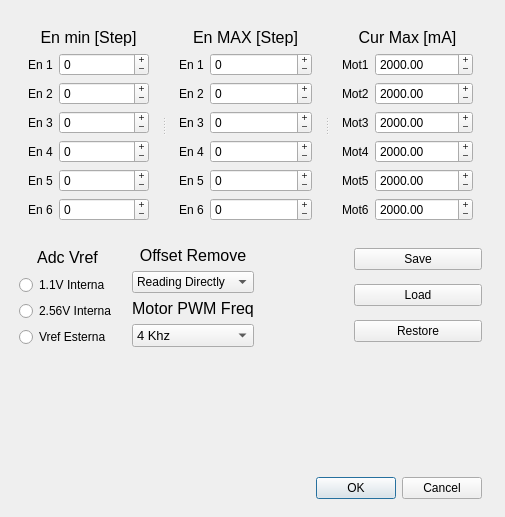
<?xml version="1.0" encoding="UTF-8"?>
<ui version="4.0">
 <author>Emanuele Alfano</author>
 <class>SettingBoardWindow</class>
 <widget class="QDialog" name="SettingBoardWindow">
     <property name="geometry">
         <rect>
             <x>0</x>
             <y>0</y>
             <width>505</width>
             <height>517</height>
         </rect>
     </property>
     <property name="sizePolicy">
         <sizepolicy hsizetype="Preferred" vsizetype="Preferred">
             <horstretch>0</horstretch>
             <verstretch>0</verstretch>
         </sizepolicy>
     </property>
     <property name="windowTitle">
         <string>SettingBoard</string>
     </property>
     <property name="sizeGripEnabled">
         <bool>false</bool>
     </property>
     <property name="modal">
         <bool>false</bool>
     </property>
     <widget class="QWidget" name="layoutWidget">
   <property name="geometry">
    <rect>
     <x>10</x>
     <y>10</y>
     <width>481</width>
        <height>498</height>
    </rect>
   </property>
   <layout class="QVBoxLayout" name="verticalLayout">
    <property name="spacing">
     <number>16</number>
    </property>
    <item>
     <widget class="QSplitter" name="EnSelect">
      <property name="orientation">
       <enum>Qt::Horizontal</enum>
      </property>
      <property name="handleWidth">
       <number>12</number>
      </property>
      <widget class="QWidget" name="layoutWidget">
       <layout class="QVBoxLayout" name="EnMin">
        <item>
         <widget class="QLabel" name="valMinScr_2">
          <property name="font">
           <font>
            <pointsize>12</pointsize>
            <strikeout>false</strikeout>
            <kerning>true</kerning>
           </font>
          </property>
          <property name="text">
           <string>En min [Step]</string>
          </property>
          <property name="alignment">
           <set>Qt::AlignCenter</set>
          </property>
         </widget>
        </item>
        <item>
         <layout class="QFormLayout" name="formLayout_2">
          <property name="fieldGrowthPolicy">
           <enum>QFormLayout::AllNonFixedFieldsGrow</enum>
          </property>
          <property name="labelAlignment">
           <set>Qt::AlignCenter</set>
          </property>
          <property name="formAlignment">
           <set>Qt::AlignLeading|Qt::AlignLeft|Qt::AlignTop</set>
          </property>
          <item row="0" column="0">
           <widget class="QLabel" name="en1Label_2">
            <property name="text">
             <string>En 1</string>
            </property>
            <property name="buddy">
             <cstring>en1Min</cstring>
            </property>
           </widget>
          </item>
          <item row="0" column="1">
           <widget class="QSpinBox" name="en1Min">
            <property name="buttonSymbols">
             <enum>QAbstractSpinBox::PlusMinus</enum>
            </property>
            <property name="minimum">
             <number>-99999</number>
            </property>
            <property name="maximum">
             <number>99999</number>
            </property>
           </widget>
          </item>
          <item row="1" column="0">
           <widget class="QLabel" name="en2Label_2">
            <property name="text">
             <string>En 2</string>
            </property>
            <property name="buddy">
             <cstring>en2Min</cstring>
            </property>
           </widget>
          </item>
          <item row="1" column="1">
           <widget class="QSpinBox" name="en2Min">
            <property name="buttonSymbols">
             <enum>QAbstractSpinBox::PlusMinus</enum>
            </property>
            <property name="minimum">
             <number>-99999</number>
            </property>
            <property name="maximum">
             <number>99999</number>
            </property>
           </widget>
          </item>
          <item row="2" column="0">
           <widget class="QLabel" name="en3Label_2">
            <property name="text">
             <string>En 3</string>
            </property>
            <property name="buddy">
             <cstring>en3Min</cstring>
            </property>
           </widget>
          </item>
          <item row="2" column="1">
           <widget class="QSpinBox" name="en3Min">
            <property name="buttonSymbols">
             <enum>QAbstractSpinBox::PlusMinus</enum>
            </property>
            <property name="minimum">
             <number>-99999</number>
            </property>
            <property name="maximum">
             <number>99999</number>
            </property>
           </widget>
          </item>
          <item row="3" column="0">
           <widget class="QLabel" name="en4Label_2">
            <property name="text">
             <string>En 4</string>
            </property>
            <property name="buddy">
             <cstring>en4Min</cstring>
            </property>
           </widget>
          </item>
          <item row="3" column="1">
           <widget class="QSpinBox" name="en4Min">
            <property name="buttonSymbols">
             <enum>QAbstractSpinBox::PlusMinus</enum>
            </property>
            <property name="minimum">
             <number>-99999</number>
            </property>
            <property name="maximum">
             <number>99999</number>
            </property>
           </widget>
          </item>
          <item row="4" column="0">
           <widget class="QLabel" name="en5Label_2">
            <property name="text">
             <string>En 5</string>
            </property>
            <property name="buddy">
             <cstring>en5Min</cstring>
            </property>
           </widget>
          </item>
          <item row="4" column="1">
           <widget class="QSpinBox" name="en5Min">
            <property name="buttonSymbols">
             <enum>QAbstractSpinBox::PlusMinus</enum>
            </property>
            <property name="minimum">
             <number>-99999</number>
            </property>
            <property name="maximum">
             <number>99999</number>
            </property>
           </widget>
          </item>
          <item row="5" column="0">
           <widget class="QLabel" name="en6Label_2">
            <property name="text">
             <string>En 6</string>
            </property>
            <property name="buddy">
             <cstring>en6Min</cstring>
            </property>
           </widget>
          </item>
          <item row="5" column="1">
           <widget class="QSpinBox" name="en6Min">
            <property name="buttonSymbols">
             <enum>QAbstractSpinBox::PlusMinus</enum>
            </property>
            <property name="minimum">
             <number>-99999</number>
            </property>
            <property name="maximum">
             <number>99999</number>
            </property>
           </widget>
          </item>
         </layout>
        </item>
       </layout>
      </widget>
      <widget class="QWidget" name="layoutWidget">
       <layout class="QVBoxLayout" name="EnMax">
        <item>
         <widget class="QLabel" name="valMinScr">
          <property name="font">
           <font>
            <pointsize>12</pointsize>
            <strikeout>false</strikeout>
            <kerning>true</kerning>
           </font>
          </property>
          <property name="text">
           <string>En MAX [Step]</string>
          </property>
          <property name="textFormat">
           <enum>Qt::AutoText</enum>
          </property>
          <property name="alignment">
           <set>Qt::AlignCenter</set>
          </property>
         </widget>
        </item>
        <item>
         <layout class="QFormLayout" name="formLayout">
          <property name="fieldGrowthPolicy">
           <enum>QFormLayout::AllNonFixedFieldsGrow</enum>
          </property>
          <property name="labelAlignment">
           <set>Qt::AlignCenter</set>
          </property>
          <property name="formAlignment">
           <set>Qt::AlignLeading|Qt::AlignLeft|Qt::AlignTop</set>
          </property>
          <item row="0" column="0">
           <widget class="QLabel" name="en1Label">
            <property name="text">
             <string>En 1</string>
            </property>
            <property name="buddy">
             <cstring>en1Max</cstring>
            </property>
           </widget>
          </item>
          <item row="1" column="0">
           <widget class="QLabel" name="en2Label">
            <property name="text">
             <string>En 2</string>
            </property>
            <property name="buddy">
             <cstring>en2Max</cstring>
            </property>
           </widget>
          </item>
          <item row="1" column="1">
           <widget class="QSpinBox" name="en2Max">
            <property name="buttonSymbols">
             <enum>QAbstractSpinBox::PlusMinus</enum>
            </property>
            <property name="minimum">
             <number>-99999</number>
            </property>
            <property name="maximum">
             <number>99999</number>
            </property>
           </widget>
          </item>
          <item row="2" column="0">
           <widget class="QLabel" name="en3Label">
            <property name="text">
             <string>En 3</string>
            </property>
            <property name="buddy">
             <cstring>en3Max</cstring>
            </property>
           </widget>
          </item>
          <item row="2" column="1">
           <widget class="QSpinBox" name="en3Max">
            <property name="buttonSymbols">
             <enum>QAbstractSpinBox::PlusMinus</enum>
            </property>
            <property name="minimum">
             <number>-99999</number>
            </property>
            <property name="maximum">
             <number>99999</number>
            </property>
           </widget>
          </item>
          <item row="3" column="0">
           <widget class="QLabel" name="en4Label">
            <property name="text">
             <string>En 4</string>
            </property>
            <property name="buddy">
             <cstring>en4Max</cstring>
            </property>
           </widget>
          </item>
          <item row="3" column="1">
           <widget class="QSpinBox" name="en4Max">
            <property name="buttonSymbols">
             <enum>QAbstractSpinBox::PlusMinus</enum>
            </property>
            <property name="minimum">
             <number>-99999</number>
            </property>
            <property name="maximum">
             <number>99999</number>
            </property>
           </widget>
          </item>
          <item row="4" column="0">
           <widget class="QLabel" name="en5Label">
            <property name="text">
             <string>En 5</string>
            </property>
            <property name="buddy">
             <cstring>en5Max</cstring>
            </property>
           </widget>
          </item>
          <item row="4" column="1">
           <widget class="QSpinBox" name="en5Max">
            <property name="buttonSymbols">
             <enum>QAbstractSpinBox::PlusMinus</enum>
            </property>
            <property name="minimum">
             <number>-99999</number>
            </property>
            <property name="maximum">
             <number>99999</number>
            </property>
           </widget>
          </item>
          <item row="5" column="0">
           <widget class="QLabel" name="en6Label">
            <property name="text">
             <string>En 6</string>
            </property>
            <property name="buddy">
             <cstring>en6Max</cstring>
            </property>
           </widget>
          </item>
          <item row="5" column="1">
           <widget class="QSpinBox" name="en6Max">
            <property name="buttonSymbols">
             <enum>QAbstractSpinBox::PlusMinus</enum>
            </property>
            <property name="minimum">
             <number>-99999</number>
            </property>
            <property name="maximum">
             <number>99999</number>
            </property>
           </widget>
          </item>
          <item row="0" column="1">
           <widget class="QSpinBox" name="en1Max">
            <property name="buttonSymbols">
             <enum>QAbstractSpinBox::PlusMinus</enum>
            </property>
            <property name="minimum">
             <number>-99999</number>
            </property>
            <property name="maximum">
             <number>99999</number>
            </property>
           </widget>
          </item>
         </layout>
        </item>
       </layout>
      </widget>
      <widget class="QWidget" name="layoutWidget">
       <layout class="QVBoxLayout" name="CurMax">
        <item>
         <widget class="QLabel" name="valMinScr_3">
          <property name="font">
           <font>
            <pointsize>12</pointsize>
            <strikeout>false</strikeout>
            <kerning>true</kerning>
           </font>
          </property>
          <property name="text">
           <string>Cur Max [mA]</string>
          </property>
          <property name="textFormat">
           <enum>Qt::AutoText</enum>
          </property>
          <property name="alignment">
           <set>Qt::AlignCenter</set>
          </property>
         </widget>
        </item>
        <item>
         <layout class="QFormLayout" name="formLayout_3">
          <property name="fieldGrowthPolicy">
           <enum>QFormLayout::AllNonFixedFieldsGrow</enum>
          </property>
          <property name="labelAlignment">
           <set>Qt::AlignCenter</set>
          </property>
          <property name="formAlignment">
           <set>Qt::AlignLeading|Qt::AlignLeft|Qt::AlignTop</set>
          </property>
          <item row="0" column="0">
           <widget class="QLabel" name="en1Label_3">
            <property name="text">
             <string>Mot1</string>
            </property>
           </widget>
          </item>
          <item row="1" column="0">
           <widget class="QLabel" name="en2Label_3">
            <property name="text">
             <string>Mot2</string>
            </property>
           </widget>
          </item>
          <item row="2" column="0">
           <widget class="QLabel" name="en3Label_3">
            <property name="text">
             <string>Mot3</string>
            </property>
           </widget>
          </item>
          <item row="3" column="0">
           <widget class="QLabel" name="en4Label_3">
            <property name="text">
             <string>Mot4</string>
            </property>
           </widget>
          </item>
          <item row="4" column="0">
           <widget class="QLabel" name="en5Label_3">
            <property name="text">
             <string>Mot5</string>
            </property>
           </widget>
          </item>
          <item row="5" column="0">
           <widget class="QLabel" name="en6Label_3">
            <property name="text">
             <string>Mot6</string>
            </property>
           </widget>
          </item>
          <item row="0" column="1">
           <widget class="QDoubleSpinBox" name="curM1">
            <property name="buttonSymbols">
             <enum>QAbstractSpinBox::PlusMinus</enum>
            </property>
            <property name="minimum">
             <double>200.000000000000000</double>
            </property>
            <property name="maximum">
             <double>4000.000000000000000</double>
            </property>
            <property name="value">
             <double>2000.000000000000000</double>
            </property>
           </widget>
          </item>
          <item row="5" column="1">
           <widget class="QDoubleSpinBox" name="curM6">
            <property name="buttonSymbols">
             <enum>QAbstractSpinBox::PlusMinus</enum>
            </property>
            <property name="minimum">
             <double>200.000000000000000</double>
            </property>
            <property name="maximum">
             <double>4000.000000000000000</double>
            </property>
            <property name="value">
             <double>2000.000000000000000</double>
            </property>
           </widget>
          </item>
          <item row="4" column="1">
           <widget class="QDoubleSpinBox" name="curM5">
            <property name="buttonSymbols">
             <enum>QAbstractSpinBox::PlusMinus</enum>
            </property>
            <property name="minimum">
             <double>200.000000000000000</double>
            </property>
            <property name="maximum">
             <double>4000.000000000000000</double>
            </property>
            <property name="value">
             <double>2000.000000000000000</double>
            </property>
           </widget>
          </item>
          <item row="3" column="1">
           <widget class="QDoubleSpinBox" name="curM4">
            <property name="buttonSymbols">
             <enum>QAbstractSpinBox::PlusMinus</enum>
            </property>
            <property name="minimum">
             <double>200.000000000000000</double>
            </property>
            <property name="maximum">
             <double>4000.000000000000000</double>
            </property>
            <property name="value">
             <double>2000.000000000000000</double>
            </property>
           </widget>
          </item>
          <item row="2" column="1">
           <widget class="QDoubleSpinBox" name="curM3">
            <property name="buttonSymbols">
             <enum>QAbstractSpinBox::PlusMinus</enum>
            </property>
            <property name="minimum">
             <double>200.000000000000000</double>
            </property>
            <property name="maximum">
             <double>4000.000000000000000</double>
            </property>
            <property name="value">
             <double>2000.000000000000000</double>
            </property>
           </widget>
          </item>
          <item row="1" column="1">
           <widget class="QDoubleSpinBox" name="curM2">
            <property name="buttonSymbols">
             <enum>QAbstractSpinBox::PlusMinus</enum>
            </property>
            <property name="minimum">
             <double>200.000000000000000</double>
            </property>
            <property name="maximum">
             <double>4000.000000000000000</double>
            </property>
            <property name="value">
             <double>2000.000000000000000</double>
            </property>
           </widget>
          </item>
         </layout>
        </item>
       </layout>
      </widget>
     </widget>
    </item>
    <item>
     <layout class="QHBoxLayout" name="horizontalLayout_2">
      <property name="spacing">
       <number>100</number>
      </property>
      <item>
       <layout class="QHBoxLayout" name="horizontalLayout">
        <property name="spacing">
         <number>16</number>
        </property>
        <item>
         <layout class="QVBoxLayout" name="adcVref">
          <property name="spacing">
           <number>6</number>
          </property>
          <item>
           <widget class="QLabel" name="label">
            <property name="font">
             <font>
              <pointsize>12</pointsize>
              <italic>false</italic>
              <strikeout>false</strikeout>
              <kerning>true</kerning>
             </font>
            </property>
            <property name="statusTip">
             <string notr="true"/>
            </property>
            <property name="lineWidth">
             <number>1</number>
            </property>
            <property name="midLineWidth">
             <number>0</number>
            </property>
            <property name="text">
             <string>Adc Vref</string>
            </property>
            <property name="scaledContents">
             <bool>false</bool>
            </property>
            <property name="alignment">
             <set>Qt::AlignCenter</set>
            </property>
           </widget>
          </item>
          <item>
           <widget class="QRadioButton" name="in1V1">
            <property name="text">
             <string>1.1V Interna</string>
            </property>
           </widget>
          </item>
          <item>
           <widget class="QRadioButton" name="in2V56">
            <property name="text">
             <string>2.56V Interna</string>
            </property>
           </widget>
          </item>
          <item>
           <widget class="QRadioButton" name="ext">
            <property name="text">
             <string>Vref Esterna</string>
            </property>
           </widget>
          </item>
         </layout>
        </item>
        <item>
         <layout class="QVBoxLayout" name="verticalLayout_5">
          <item>
           <layout class="QVBoxLayout" name="adcOffset">
            <property name="spacing">
             <number>6</number>
            </property>
            <item>
             <widget class="QLabel" name="label_2">
              <property name="font">
               <font>
                <pointsize>12</pointsize>
                <strikeout>false</strikeout>
                <kerning>true</kerning>
               </font>
              </property>
              <property name="statusTip">
               <string notr="true"/>
              </property>
              <property name="text">
               <string>Offset Remove</string>
              </property>
              <property name="alignment">
               <set>Qt::AlignCenter</set>
              </property>
             </widget>
            </item>
            <item>
             <widget class="QComboBox" name="offsetChose">
              <item>
               <property name="text">
                <string>Reading Directly</string>
               </property>
              </item>
              <item>
               <property name="text">
                <string>Remove Offset</string>
               </property>
              </item>
             </widget>
            </item>
           </layout>
          </item>
          <item>
           <layout class="QVBoxLayout" name="MotorPwm">
            <property name="spacing">
             <number>6</number>
            </property>
            <item>
             <widget class="QLabel" name="label_3">
              <property name="font">
               <font>
                <pointsize>12</pointsize>
                <strikeout>false</strikeout>
                <kerning>true</kerning>
               </font>
              </property>
              <property name="statusTip">
               <string notr="true"/>
              </property>
              <property name="text">
               <string>Motor PWM Freq</string>
              </property>
              <property name="alignment">
               <set>Qt::AlignCenter</set>
              </property>
             </widget>
            </item>
            <item>
             <widget class="QComboBox" name="motFreqChose">
              <property name="font">
               <font>
                <pointsize>10</pointsize>
               </font>
              </property>
              <property name="editable">
               <bool>false</bool>
              </property>
              <property name="currentIndex">
               <number>3</number>
              </property>
              <item>
               <property name="text">
                <string>30 hz</string>
               </property>
              </item>
              <item>
               <property name="text">
                <string>120 hz</string>
               </property>
              </item>
              <item>
               <property name="text">
                <string>490 hz</string>
               </property>
              </item>
              <item>
               <property name="text">
                <string>4 Khz</string>
               </property>
              </item>
              <item>
               <property name="text">
                <string>30 Khz</string>
               </property>
              </item>
             </widget>
            </item>
           </layout>
          </item>
         </layout>
        </item>
       </layout>
      </item>
      <item>
       <layout class="QVBoxLayout" name="verticalLayout_4">
        <property name="spacing">
         <number>12</number>
        </property>
        <item>
         <widget class="QPushButton" name="saveSetting">
          <property name="text">
           <string>Save</string>
          </property>
         </widget>
        </item>
        <item>
         <widget class="QPushButton" name="loadSetting">
          <property name="text">
           <string>Load</string>
          </property>
         </widget>
        </item>
        <item>
         <widget class="QPushButton" name="restoreSetting">
          <property name="text">
           <string>Restore</string>
          </property>
         </widget>
        </item>
       </layout>
      </item>
     </layout>
    </item>
    <item>
     <spacer name="verticalSpacer">
      <property name="orientation">
       <enum>Qt::Vertical</enum>
      </property>
      <property name="sizeHint" stdset="0">
       <size>
        <width>20</width>
        <height>40</height>
       </size>
      </property>
     </spacer>
    </item>
    <item>
     <widget class="QDialogButtonBox" name="buttonBox">
      <property name="orientation">
       <enum>Qt::Horizontal</enum>
      </property>
      <property name="standardButtons">
       <set>QDialogButtonBox::Cancel|QDialogButtonBox::Ok</set>
      </property>
     </widget>
    </item>
   </layout>
  </widget>
 </widget>
 <layoutdefault spacing="6" margin="9"/>
 <tabstops>
  <tabstop>en1Min</tabstop>
  <tabstop>en1Max</tabstop>
  <tabstop>curM1</tabstop>
  <tabstop>en2Min</tabstop>
  <tabstop>en2Max</tabstop>
  <tabstop>curM2</tabstop>
  <tabstop>en3Min</tabstop>
  <tabstop>en3Max</tabstop>
  <tabstop>curM3</tabstop>
  <tabstop>en4Min</tabstop>
  <tabstop>en4Max</tabstop>
  <tabstop>curM4</tabstop>
  <tabstop>en5Min</tabstop>
  <tabstop>en5Max</tabstop>
  <tabstop>curM5</tabstop>
  <tabstop>en6Min</tabstop>
  <tabstop>en6Max</tabstop>
  <tabstop>curM6</tabstop>
  <tabstop>in1V1</tabstop>
  <tabstop>in2V56</tabstop>
  <tabstop>ext</tabstop>
  <tabstop>offsetChose</tabstop>
  <tabstop>motFreqChose</tabstop>
  <tabstop>saveSetting</tabstop>
  <tabstop>loadSetting</tabstop>
  <tabstop>restoreSetting</tabstop>
 </tabstops>
 <resources/>
 <connections>
  <connection>
   <sender>buttonBox</sender>
   <signal>accepted()</signal>
   <receiver>SettingBoardWindow</receiver>
   <slot>accept()</slot>
   <hints>
    <hint type="sourcelabel">
     <x>376</x>
     <y>389</y>
    </hint>
    <hint type="destinationlabel">
     <x>291</x>
     <y>356</y>
    </hint>
   </hints>
  </connection>
  <connection>
   <sender>buttonBox</sender>
   <signal>rejected()</signal>
   <receiver>SettingBoardWindow</receiver>
   <slot>reject()</slot>
   <hints>
    <hint type="sourcelabel">
     <x>425</x>
     <y>389</y>
    </hint>
    <hint type="destinationlabel">
     <x>434</x>
     <y>358</y>
    </hint>
   </hints>
  </connection>
 </connections>
 <designerdata>
  <property name="gridDeltaX">
   <number>10</number>
  </property>
  <property name="gridDeltaY">
   <number>10</number>
  </property>
  <property name="gridSnapX">
   <bool>true</bool>
  </property>
  <property name="gridSnapY">
   <bool>true</bool>
  </property>
  <property name="gridVisible">
   <bool>true</bool>
  </property>
 </designerdata>
</ui>
